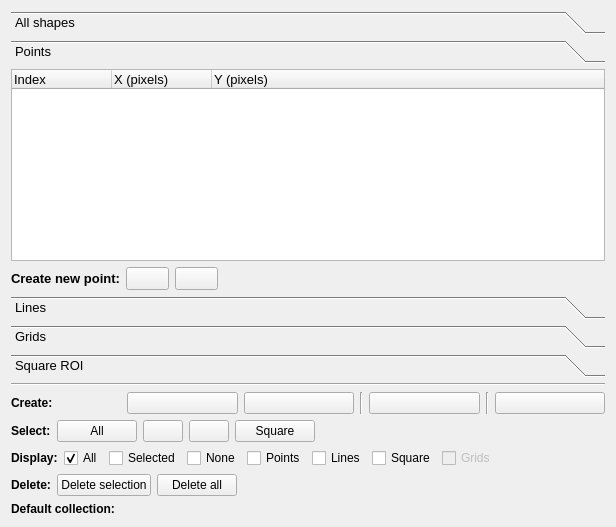
<?xml version="1.0" encoding="UTF-8"?>
<ui version="4.0">
 <class>GraphicsManagerWidgetLayout</class>
 <widget class="QWidget" name="GraphicsManagerWidgetLayout">
  <property name="geometry">
   <rect>
    <x>0</x>
    <y>0</y>
    <width>616</width>
    <height>527</height>
   </rect>
  </property>
  <property name="sizePolicy">
   <sizepolicy hsizetype="Minimum" vsizetype="Expanding">
    <horstretch>0</horstretch>
    <verstretch>0</verstretch>
   </sizepolicy>
  </property>
  <property name="maximumSize">
   <size>
    <width>32767</width>
    <height>32767</height>
   </size>
  </property>
  <property name="windowTitle">
   <string>Graphics manager</string>
  </property>
  <layout class="QVBoxLayout" name="verticalLayout">
   <item>
    <widget class="QToolBox" name="shapes_toolbox">
     <property name="enabled">
      <bool>true</bool>
     </property>
     <property name="sizePolicy">
      <sizepolicy hsizetype="Preferred" vsizetype="Expanding">
       <horstretch>0</horstretch>
       <verstretch>0</verstretch>
      </sizepolicy>
     </property>
     <property name="font">
      <font>
       <pointsize>10</pointsize>
      </font>
     </property>
     <property name="currentIndex">
      <number>1</number>
     </property>
     <widget class="QWidget" name="all_shapes_page">
      <property name="enabled">
       <bool>true</bool>
      </property>
      <property name="geometry">
       <rect>
        <x>0</x>
        <y>0</y>
        <width>598</width>
        <height>188</height>
       </rect>
      </property>
      <attribute name="label">
       <string>All shapes</string>
      </attribute>
      <layout class="QGridLayout" name="gridLayout_2">
       <property name="leftMargin">
        <number>0</number>
       </property>
       <property name="topMargin">
        <number>0</number>
       </property>
       <property name="rightMargin">
        <number>0</number>
       </property>
       <property name="bottomMargin">
        <number>0</number>
       </property>
       <property name="spacing">
        <number>2</number>
       </property>
       <item row="1" column="0">
        <layout class="QHBoxLayout" name="rowthree_hbox">
         <property name="spacing">
          <number>2</number>
         </property>
         <item>
          <widget class="QLabel" name="selected_label">
           <property name="text">
            <string>Selected: </string>
           </property>
          </widget>
         </item>
         <item>
          <layout class="QHBoxLayout" name="horizontalLayout_3">
           <property name="spacing">
            <number>2</number>
           </property>
           <property name="rightMargin">
            <number>0</number>
           </property>
           <property name="bottomMargin">
            <number>0</number>
           </property>
           <item>
            <widget class="QPushButton" name="change_color_button">
             <property name="enabled">
              <bool>false</bool>
             </property>
             <property name="text">
              <string>Change color</string>
             </property>
            </widget>
           </item>
           <item>
            <spacer name="horizontalSpacer_2">
             <property name="orientation">
              <enum>Qt::Horizontal</enum>
             </property>
             <property name="sizeHint" stdset="0">
              <size>
               <width>40</width>
               <height>20</height>
              </size>
             </property>
            </spacer>
           </item>
          </layout>
         </item>
        </layout>
       </item>
       <item row="0" column="0">
        <widget class="QTreeWidget" name="shapes_treewidget">
         <property name="sizePolicy">
          <sizepolicy hsizetype="Preferred" vsizetype="Expanding">
           <horstretch>0</horstretch>
           <verstretch>0</verstretch>
          </sizepolicy>
         </property>
         <property name="minimumSize">
          <size>
           <width>425</width>
           <height>0</height>
          </size>
         </property>
         <property name="maximumSize">
          <size>
           <width>32767</width>
           <height>32767</height>
          </size>
         </property>
         <property name="selectionMode">
          <enum>QAbstractItemView::MultiSelection</enum>
         </property>
         <property name="rootIsDecorated">
          <bool>false</bool>
         </property>
         <column>
          <property name="text">
           <string>No.</string>
          </property>
         </column>
         <column>
          <property name="text">
           <string>Type</string>
          </property>
         </column>
         <column>
          <property name="text">
           <string>Visible</string>
          </property>
         </column>
         <column>
          <property name="text">
           <string>Selected</string>
          </property>
         </column>
         <column>
          <property name="text">
           <string>Used for collection</string>
          </property>
         </column>
        </widget>
       </item>
      </layout>
     </widget>
     <widget class="QWidget" name="points_page">
      <property name="geometry">
       <rect>
        <x>0</x>
        <y>0</y>
        <width>598</width>
        <height>188</height>
       </rect>
      </property>
      <attribute name="icon">
       <iconset>
        <normaloff>../icons/calibration_point.png</normaloff>../icons/calibration_point.png</iconset>
      </attribute>
      <attribute name="label">
       <string>Points</string>
      </attribute>
      <layout class="QGridLayout" name="gridLayout_5">
       <property name="leftMargin">
        <number>0</number>
       </property>
       <property name="topMargin">
        <number>0</number>
       </property>
       <property name="rightMargin">
        <number>0</number>
       </property>
       <property name="bottomMargin">
        <number>0</number>
       </property>
       <property name="spacing">
        <number>6</number>
       </property>
       <item row="0" column="0">
        <widget class="QTreeWidget" name="point_treewidget">
         <property name="rootIsDecorated">
          <bool>false</bool>
         </property>
         <column>
          <property name="text">
           <string>Index</string>
          </property>
         </column>
         <column>
          <property name="text">
           <string>X (pixels)</string>
          </property>
         </column>
         <column>
          <property name="text">
           <string>Y (pixels)</string>
          </property>
         </column>
        </widget>
       </item>
       <item row="1" column="0">
        <layout class="QHBoxLayout" name="points_page_layout">
         <item>
          <widget class="QLabel" name="point_create_label">
           <property name="text">
            <string>&lt;html&gt;&lt;head/&gt;&lt;body&gt;&lt;p&gt;&lt;span style=&quot; font-weight:600;&quot;&gt;Create new point:&lt;/span&gt;&lt;/p&gt;&lt;/body&gt;&lt;/html&gt;</string>
           </property>
          </widget>
         </item>
         <item>
          <widget class="QPushButton" name="create_point_start_button">
           <property name="toolTip">
            <string>Create Point On Click</string>
           </property>
           <property name="text">
            <string/>
           </property>
           <property name="icon">
            <iconset>
             <normaloff>../icons/calibration_point.png</normaloff>../icons/calibration_point.png</iconset>
           </property>
          </widget>
         </item>
         <item>
          <widget class="QPushButton" name="create_point_accept_button">
           <property name="toolTip">
            <string>Create Point On Beam</string>
           </property>
           <property name="text">
            <string/>
           </property>
           <property name="icon">
            <iconset>
             <normaloff>../icons/beam2.png</normaloff>../icons/beam2.png</iconset>
           </property>
          </widget>
         </item>
         <item>
          <spacer name="point_create_horspacer">
           <property name="orientation">
            <enum>Qt::Horizontal</enum>
           </property>
           <property name="sizeHint" stdset="0">
            <size>
             <width>40</width>
             <height>20</height>
            </size>
           </property>
          </spacer>
         </item>
        </layout>
       </item>
      </layout>
     </widget>
     <widget class="QWidget" name="lines_page">
      <property name="enabled">
       <bool>true</bool>
      </property>
      <property name="geometry">
       <rect>
        <x>0</x>
        <y>0</y>
        <width>598</width>
        <height>188</height>
       </rect>
      </property>
      <attribute name="icon">
       <iconset>
        <normaloff>../icons/Line.png</normaloff>../icons/Line.png</iconset>
      </attribute>
      <attribute name="label">
       <string>Lines</string>
      </attribute>
      <layout class="QGridLayout" name="gridLayout_4">
       <property name="leftMargin">
        <number>0</number>
       </property>
       <property name="topMargin">
        <number>0</number>
       </property>
       <property name="rightMargin">
        <number>0</number>
       </property>
       <property name="bottomMargin">
        <number>0</number>
       </property>
       <property name="spacing">
        <number>6</number>
       </property>
       <item row="0" column="0">
        <widget class="QTreeWidget" name="line_treewidget">
         <property name="enabled">
          <bool>true</bool>
         </property>
         <property name="font">
          <font>
           <pointsize>10</pointsize>
          </font>
         </property>
         <property name="rootIsDecorated">
          <bool>false</bool>
         </property>
         <column>
          <property name="text">
           <string>Index</string>
          </property>
         </column>
         <column>
          <property name="text">
           <string>Start</string>
          </property>
         </column>
         <column>
          <property name="text">
           <string>End</string>
          </property>
         </column>
        </widget>
       </item>
       <item row="1" column="0">
        <layout class="QHBoxLayout" name="horizontalLayout">
         <property name="spacing">
          <number>6</number>
         </property>
         <item>
          <widget class="QLabel" name="point_create_label_2">
           <property name="text">
            <string>&lt;html&gt;&lt;head/&gt;&lt;body&gt;&lt;p&gt;&lt;span style=&quot; font-weight:600;&quot;&gt;Create new line:&lt;/span&gt;&lt;/p&gt;&lt;/body&gt;&lt;/html&gt;</string>
           </property>
          </widget>
         </item>
         <item>
          <widget class="QPushButton" name="create_line_button">
           <property name="enabled">
            <bool>true</bool>
           </property>
           <property name="toolTip">
            <string>Create new line</string>
           </property>
           <property name="text">
            <string/>
           </property>
           <property name="icon">
            <iconset>
             <normaloff>../icons/Line.png</normaloff>../icons/Line.png</iconset>
           </property>
          </widget>
         </item>
         <item>
          <spacer name="line_hor_spacer">
           <property name="orientation">
            <enum>Qt::Horizontal</enum>
           </property>
           <property name="sizeHint" stdset="0">
            <size>
             <width>40</width>
             <height>20</height>
            </size>
           </property>
          </spacer>
         </item>
        </layout>
       </item>
      </layout>
     </widget>
     <widget class="QWidget" name="grids_page">
      <property name="enabled">
       <bool>false</bool>
      </property>
      <property name="geometry">
       <rect>
        <x>0</x>
        <y>0</y>
        <width>584</width>
        <height>242</height>
       </rect>
      </property>
      <attribute name="icon">
       <iconset>
        <normaloff>../icons/Grid.png</normaloff>../icons/Grid.png</iconset>
      </attribute>
      <attribute name="label">
       <string>Grids</string>
      </attribute>
      <layout class="QGridLayout" name="gridLayout_3">
       <property name="leftMargin">
        <number>0</number>
       </property>
       <property name="topMargin">
        <number>0</number>
       </property>
       <property name="rightMargin">
        <number>0</number>
       </property>
       <property name="bottomMargin">
        <number>0</number>
       </property>
       <property name="spacing">
        <number>6</number>
       </property>
       <item row="0" column="0">
        <layout class="QHBoxLayout" name="_2">
         <property name="spacing">
          <number>2</number>
         </property>
         <item>
          <layout class="QVBoxLayout" name="_3">
           <property name="spacing">
            <number>2</number>
           </property>
           <item>
            <widget class="QLabel" name="hor_spacing_label">
             <property name="text">
              <string>Horizontal spacing (μm):</string>
             </property>
             <property name="wordWrap">
              <bool>false</bool>
             </property>
            </widget>
           </item>
           <item>
            <widget class="QLabel" name="ver_spacing_label">
             <property name="text">
              <string>Vertical spacing (μm):</string>
             </property>
             <property name="wordWrap">
              <bool>false</bool>
             </property>
            </widget>
           </item>
          </layout>
         </item>
         <item>
          <layout class="QVBoxLayout" name="_4">
           <property name="spacing">
            <number>2</number>
           </property>
           <item>
            <widget class="QLineEdit" name="hor_spacing_ledit">
             <property name="minimumSize">
              <size>
               <width>70</width>
               <height>0</height>
              </size>
             </property>
             <property name="maximumSize">
              <size>
               <width>70</width>
               <height>32767</height>
              </size>
             </property>
             <property name="inputMask">
              <string/>
             </property>
             <property name="text">
              <string>0</string>
             </property>
            </widget>
           </item>
           <item>
            <widget class="QLineEdit" name="ver_spacing_ledit">
             <property name="minimumSize">
              <size>
               <width>70</width>
               <height>0</height>
              </size>
             </property>
             <property name="maximumSize">
              <size>
               <width>70</width>
               <height>32767</height>
              </size>
             </property>
             <property name="text">
              <string>0</string>
             </property>
            </widget>
           </item>
          </layout>
         </item>
         <item>
          <layout class="QVBoxLayout" name="_5">
           <property name="spacing">
            <number>2</number>
           </property>
           <item>
            <widget class="QLabel" name="hor_move_label">
             <property name="text">
              <string>Move horizontal:</string>
             </property>
             <property name="wordWrap">
              <bool>false</bool>
             </property>
            </widget>
           </item>
           <item>
            <widget class="QLabel" name="ver_move_label">
             <property name="text">
              <string>Move vertical:</string>
             </property>
             <property name="wordWrap">
              <bool>false</bool>
             </property>
            </widget>
           </item>
          </layout>
         </item>
         <item>
          <layout class="QVBoxLayout" name="_6">
           <property name="spacing">
            <number>2</number>
           </property>
           <item>
            <widget class="QPushButton" name="move_left_button">
             <property name="maximumSize">
              <size>
               <width>27</width>
               <height>27</height>
              </size>
             </property>
             <property name="text">
              <string/>
             </property>
             <property name="icon">
              <iconset>
               <normaloff>../icons/Left2.png</normaloff>../icons/Left2.png</iconset>
             </property>
             <property name="autoRepeat">
              <bool>true</bool>
             </property>
            </widget>
           </item>
           <item>
            <widget class="QPushButton" name="move_up_button">
             <property name="maximumSize">
              <size>
               <width>27</width>
               <height>27</height>
              </size>
             </property>
             <property name="text">
              <string/>
             </property>
             <property name="icon">
              <iconset>
               <normaloff>../icons/Up2.png</normaloff>../icons/Up2.png</iconset>
             </property>
             <property name="autoRepeat">
              <bool>true</bool>
             </property>
            </widget>
           </item>
          </layout>
         </item>
         <item>
          <layout class="QVBoxLayout" name="_7">
           <property name="spacing">
            <number>2</number>
           </property>
           <item>
            <widget class="QPushButton" name="move_right_button">
             <property name="maximumSize">
              <size>
               <width>27</width>
               <height>27</height>
              </size>
             </property>
             <property name="text">
              <string/>
             </property>
             <property name="icon">
              <iconset>
               <normaloff>../icons/Right2.png</normaloff>../icons/Right2.png</iconset>
             </property>
             <property name="autoRepeat">
              <bool>true</bool>
             </property>
            </widget>
           </item>
           <item>
            <widget class="QPushButton" name="move_down_button">
             <property name="sizePolicy">
              <sizepolicy hsizetype="Minimum" vsizetype="Preferred">
               <horstretch>0</horstretch>
               <verstretch>0</verstretch>
              </sizepolicy>
             </property>
             <property name="maximumSize">
              <size>
               <width>27</width>
               <height>27</height>
              </size>
             </property>
             <property name="text">
              <string/>
             </property>
             <property name="icon">
              <iconset>
               <normaloff>../icons/Down2.png</normaloff>../icons/Down2.png</iconset>
             </property>
             <property name="autoRepeat">
              <bool>true</bool>
             </property>
            </widget>
           </item>
          </layout>
         </item>
         <item>
          <spacer name="spacer1">
           <property name="orientation">
            <enum>Qt::Horizontal</enum>
           </property>
           <property name="sizeType">
            <enum>QSizePolicy::Expanding</enum>
           </property>
           <property name="sizeHint" stdset="0">
            <size>
             <width>91</width>
             <height>21</height>
            </size>
           </property>
          </spacer>
         </item>
        </layout>
       </item>
       <item row="1" column="0">
        <widget class="QTreeWidget" name="grid_treewidget">
         <property name="sizePolicy">
          <sizepolicy hsizetype="Preferred" vsizetype="Expanding">
           <horstretch>0</horstretch>
           <verstretch>0</verstretch>
          </sizepolicy>
         </property>
         <property name="minimumSize">
          <size>
           <width>425</width>
           <height>150</height>
          </size>
         </property>
         <property name="maximumSize">
          <size>
           <width>32767</width>
           <height>32767</height>
          </size>
         </property>
         <property name="font">
          <font>
           <pointsize>10</pointsize>
           <weight>50</weight>
           <italic>false</italic>
           <bold>false</bold>
          </font>
         </property>
         <property name="rootIsDecorated">
          <bool>false</bool>
         </property>
         <column>
          <property name="text">
           <string>Name</string>
          </property>
          <property name="font">
           <font>
            <pointsize>9</pointsize>
           </font>
          </property>
         </column>
         <column>
          <property name="text">
           <string>Beam width (μm)</string>
          </property>
          <property name="font">
           <font>
            <pointsize>9</pointsize>
           </font>
          </property>
         </column>
         <column>
          <property name="text">
           <string>Beam height (μm)</string>
          </property>
          <property name="font">
           <font>
            <pointsize>9</pointsize>
           </font>
          </property>
         </column>
         <column>
          <property name="text">
           <string>Lines</string>
          </property>
          <property name="font">
           <font>
            <pointsize>9</pointsize>
           </font>
          </property>
         </column>
         <column>
          <property name="text">
           <string>Images per line</string>
          </property>
          <property name="font">
           <font>
            <pointsize>9</pointsize>
           </font>
          </property>
         </column>
        </widget>
       </item>
       <item row="2" column="0">
        <layout class="QHBoxLayout" name="grid_create_hlayout">
         <property name="spacing">
          <number>6</number>
         </property>
         <item>
          <widget class="QPushButton" name="draw_grid_button">
           <property name="text">
            <string>Draw</string>
           </property>
           <property name="icon">
            <iconset>
             <normaloff>../icons/Grid.png</normaloff>../icons/Grid.png</iconset>
           </property>
          </widget>
         </item>
         <item>
          <spacer name="grid_hor_spacer">
           <property name="orientation">
            <enum>Qt::Horizontal</enum>
           </property>
           <property name="sizeType">
            <enum>QSizePolicy::Expanding</enum>
           </property>
           <property name="sizeHint" stdset="0">
            <size>
             <width>91</width>
             <height>21</height>
            </size>
           </property>
          </spacer>
         </item>
         <item>
          <widget class="QPushButton" name="remove_grid_button">
           <property name="enabled">
            <bool>false</bool>
           </property>
           <property name="text">
            <string>Remove</string>
           </property>
          </widget>
         </item>
        </layout>
       </item>
      </layout>
     </widget>
     <widget class="QWidget" name="square_page">
      <property name="enabled">
       <bool>true</bool>
      </property>
      <property name="geometry">
       <rect>
        <x>0</x>
        <y>0</y>
        <width>598</width>
        <height>188</height>
       </rect>
      </property>
      <attribute name="icon">
       <iconset>
        <normaloff>../icons/square.png</normaloff>../icons/square.png</iconset>
      </attribute>
      <attribute name="label">
       <string>Square ROI</string>
      </attribute>
      <layout class="QGridLayout" name="gridLayout_6">
       <item row="0" column="0">
        <widget class="QTreeWidget" name="square_treewidget">
         <column>
          <property name="text">
           <string>Index</string>
          </property>
         </column>
         <column>
          <property name="text">
           <string>Init point</string>
          </property>
         </column>
         <column>
          <property name="text">
           <string>End point</string>
          </property>
         </column>
        </widget>
       </item>
       <item row="1" column="0">
        <layout class="QHBoxLayout" name="horizontalLayout_2">
         <item>
          <widget class="QLabel" name="point_create_label_3">
           <property name="text">
            <string>&lt;html&gt;&lt;head/&gt;&lt;body&gt;&lt;p&gt;&lt;span style=&quot; font-weight:600;&quot;&gt;Create new square:&lt;/span&gt;&lt;/p&gt;&lt;/body&gt;&lt;/html&gt;</string>
           </property>
          </widget>
         </item>
         <item>
          <widget class="QPushButton" name="create_square_button">
           <property name="toolTip">
            <string>Create new square</string>
           </property>
           <property name="text">
            <string/>
           </property>
           <property name="icon">
            <iconset>
             <normaloff>../icons/square.png</normaloff>../icons/square.png</iconset>
           </property>
          </widget>
         </item>
         <item>
          <spacer name="horizontalSpacer_3">
           <property name="orientation">
            <enum>Qt::Horizontal</enum>
           </property>
           <property name="sizeHint" stdset="0">
            <size>
             <width>40</width>
             <height>20</height>
            </size>
           </property>
          </spacer>
         </item>
        </layout>
       </item>
      </layout>
     </widget>
    </widget>
   </item>
   <item>
    <widget class="Line" name="line">
     <property name="orientation">
      <enum>Qt::Horizontal</enum>
     </property>
    </widget>
   </item>
   <item>
    <layout class="QHBoxLayout" name="horizontalLayout_7">
     <item>
      <widget class="QLabel" name="create_label">
       <property name="text">
        <string>&lt;html&gt;&lt;head/&gt;&lt;body&gt;&lt;p&gt;&lt;span style=&quot; font-weight:600;&quot;&gt;Create:&lt;/span&gt;&lt;/p&gt;&lt;/body&gt;&lt;/html&gt;</string>
       </property>
       <property name="wordWrap">
        <bool>false</bool>
       </property>
      </widget>
     </item>
     <item>
      <widget class="QPushButton" name="create_point_start_button_2">
       <property name="toolTip">
        <string>Create Point On Click</string>
       </property>
       <property name="text">
        <string/>
       </property>
       <property name="icon">
        <iconset>
         <normaloff>../icons/calibration_point.png</normaloff>../icons/calibration_point.png</iconset>
       </property>
      </widget>
     </item>
     <item>
      <widget class="QPushButton" name="create_point_accept_button_2">
       <property name="toolTip">
        <string>Create Point On Beam</string>
       </property>
       <property name="text">
        <string/>
       </property>
       <property name="icon">
        <iconset>
         <normaloff>../icons/beam2.png</normaloff>../icons/beam2.png</iconset>
       </property>
      </widget>
     </item>
     <item>
      <widget class="Line" name="line_2">
       <property name="orientation">
        <enum>Qt::Vertical</enum>
       </property>
      </widget>
     </item>
     <item>
      <widget class="QPushButton" name="create_line_button_2">
       <property name="enabled">
        <bool>true</bool>
       </property>
       <property name="toolTip">
        <string>Create new line</string>
       </property>
       <property name="text">
        <string/>
       </property>
       <property name="icon">
        <iconset>
         <normaloff>../icons/Line.png</normaloff>../icons/Line.png</iconset>
       </property>
      </widget>
     </item>
     <item>
      <widget class="Line" name="line_3">
       <property name="orientation">
        <enum>Qt::Vertical</enum>
       </property>
      </widget>
     </item>
     <item>
      <widget class="QPushButton" name="create_square_button_2">
       <property name="toolTip">
        <string>Create new square</string>
       </property>
       <property name="text">
        <string/>
       </property>
       <property name="icon">
        <iconset>
         <normaloff>../icons/square.png</normaloff>../icons/square.png</iconset>
       </property>
      </widget>
     </item>
    </layout>
   </item>
   <item>
    <layout class="QHBoxLayout" name="horizontalLayout_4">
     <item>
      <widget class="QLabel" name="select_label_3">
       <property name="text">
        <string>&lt;html&gt;&lt;head/&gt;&lt;body&gt;&lt;p&gt;&lt;span style=&quot; font-weight:600;&quot;&gt;Select:&lt;/span&gt;&lt;/p&gt;&lt;/body&gt;&lt;/html&gt;</string>
       </property>
       <property name="wordWrap">
        <bool>false</bool>
       </property>
      </widget>
     </item>
     <item>
      <widget class="QPushButton" name="select_all_button">
       <property name="text">
        <string>All</string>
       </property>
      </widget>
     </item>
     <item>
      <widget class="QPushButton" name="select_points_button">
       <property name="toolTip">
        <string>Select all Points</string>
       </property>
       <property name="text">
        <string/>
       </property>
       <property name="icon">
        <iconset>
         <normaloff>../icons/calibration_point_green.png</normaloff>../icons/calibration_point_green.png</iconset>
       </property>
      </widget>
     </item>
     <item>
      <widget class="QPushButton" name="select_lines_button">
       <property name="toolTip">
        <string>Select all Lines</string>
       </property>
       <property name="text">
        <string/>
       </property>
       <property name="icon">
        <iconset>
         <normaloff>../icons/Line-selected.png</normaloff>../icons/Line-selected.png</iconset>
       </property>
      </widget>
     </item>
     <item>
      <widget class="QPushButton" name="select_square_roi_button">
       <property name="toolTip">
        <string>Select all Squares</string>
       </property>
       <property name="text">
        <string>Square</string>
       </property>
       <property name="icon">
        <iconset>
         <normaloff>../icons/square-selected.png</normaloff>../icons/square-selected.png</iconset>
       </property>
      </widget>
     </item>
     <item>
      <spacer name="horizontalSpacer_5">
       <property name="orientation">
        <enum>Qt::Horizontal</enum>
       </property>
       <property name="sizeHint" stdset="0">
        <size>
         <width>40</width>
         <height>20</height>
        </size>
       </property>
      </spacer>
     </item>
    </layout>
   </item>
   <item>
    <layout class="QHBoxLayout" name="horizontalLayout_5">
     <item>
      <widget class="QLabel" name="display_label">
       <property name="text">
        <string>&lt;html&gt;&lt;head/&gt;&lt;body&gt;&lt;p&gt;&lt;span style=&quot; font-weight:600;&quot;&gt;Display:&lt;/span&gt;&lt;/p&gt;&lt;/body&gt;&lt;/html&gt;</string>
       </property>
       <property name="wordWrap">
        <bool>false</bool>
       </property>
      </widget>
     </item>
     <item>
      <widget class="QCheckBox" name="display_all_cbox">
       <property name="text">
        <string>All</string>
       </property>
       <property name="checked">
        <bool>true</bool>
       </property>
      </widget>
     </item>
     <item>
      <widget class="QCheckBox" name="show_selected_cbox">
       <property name="text">
        <string>Selected</string>
       </property>
      </widget>
     </item>
     <item>
      <widget class="QCheckBox" name="hide_all_cbox">
       <property name="text">
        <string>None</string>
       </property>
      </widget>
     </item>
     <item>
      <widget class="QCheckBox" name="display_points_cbox">
       <property name="text">
        <string>Points</string>
       </property>
      </widget>
     </item>
     <item>
      <widget class="QCheckBox" name="display_lines_cbox">
       <property name="enabled">
        <bool>true</bool>
       </property>
       <property name="text">
        <string>Lines</string>
       </property>
      </widget>
     </item>
     <item>
      <widget class="QCheckBox" name="display_square_roi_cbox">
       <property name="text">
        <string>Square</string>
       </property>
      </widget>
     </item>
     <item>
      <widget class="QCheckBox" name="display_grids_cbox">
       <property name="enabled">
        <bool>false</bool>
       </property>
       <property name="text">
        <string>Grids</string>
       </property>
      </widget>
     </item>
     <item>
      <spacer name="horizontalSpacer_4">
       <property name="orientation">
        <enum>Qt::Horizontal</enum>
       </property>
       <property name="sizeHint" stdset="0">
        <size>
         <width>40</width>
         <height>20</height>
        </size>
       </property>
      </spacer>
     </item>
    </layout>
   </item>
   <item>
    <layout class="QHBoxLayout" name="horizontalLayout_6">
     <item>
      <widget class="QLabel" name="display_label_2">
       <property name="text">
        <string>&lt;html&gt;&lt;head/&gt;&lt;body&gt;&lt;p&gt;&lt;span style=&quot; font-weight:600;&quot;&gt;Delete:&lt;/span&gt;&lt;/p&gt;&lt;/body&gt;&lt;/html&gt;</string>
       </property>
       <property name="wordWrap">
        <bool>false</bool>
       </property>
      </widget>
     </item>
     <item>
      <widget class="QPushButton" name="delete_selection_button">
       <property name="text">
        <string>Delete selection</string>
       </property>
      </widget>
     </item>
     <item>
      <widget class="QPushButton" name="delete_all_button">
       <property name="enabled">
        <bool>true</bool>
       </property>
       <property name="text">
        <string>Delete all</string>
       </property>
      </widget>
     </item>
     <item>
      <spacer name="horizontalSpacer">
       <property name="orientation">
        <enum>Qt::Horizontal</enum>
       </property>
       <property name="sizeHint" stdset="0">
        <size>
         <width>40</width>
         <height>20</height>
        </size>
       </property>
      </spacer>
     </item>
    </layout>
   </item>
   <item>
    <layout class="QHBoxLayout" name="operational_modes_layout">
     <item>
      <widget class="QLabel" name="defaut_collection_label">
       <property name="text">
        <string>&lt;html&gt;&lt;head/&gt;&lt;body&gt;&lt;p&gt;&lt;span style=&quot; font-weight:600;&quot;&gt;Default collection:&lt;/span&gt;&lt;/p&gt;&lt;/body&gt;&lt;/html&gt;</string>
       </property>
      </widget>
     </item>
    </layout>
   </item>
  </layout>
 </widget>
 <layoutdefault spacing="6" margin="11"/>
 <pixmapfunction>qPixmapFromMimeSource</pixmapfunction>
 <resources/>
 <connections/>
</ui>
